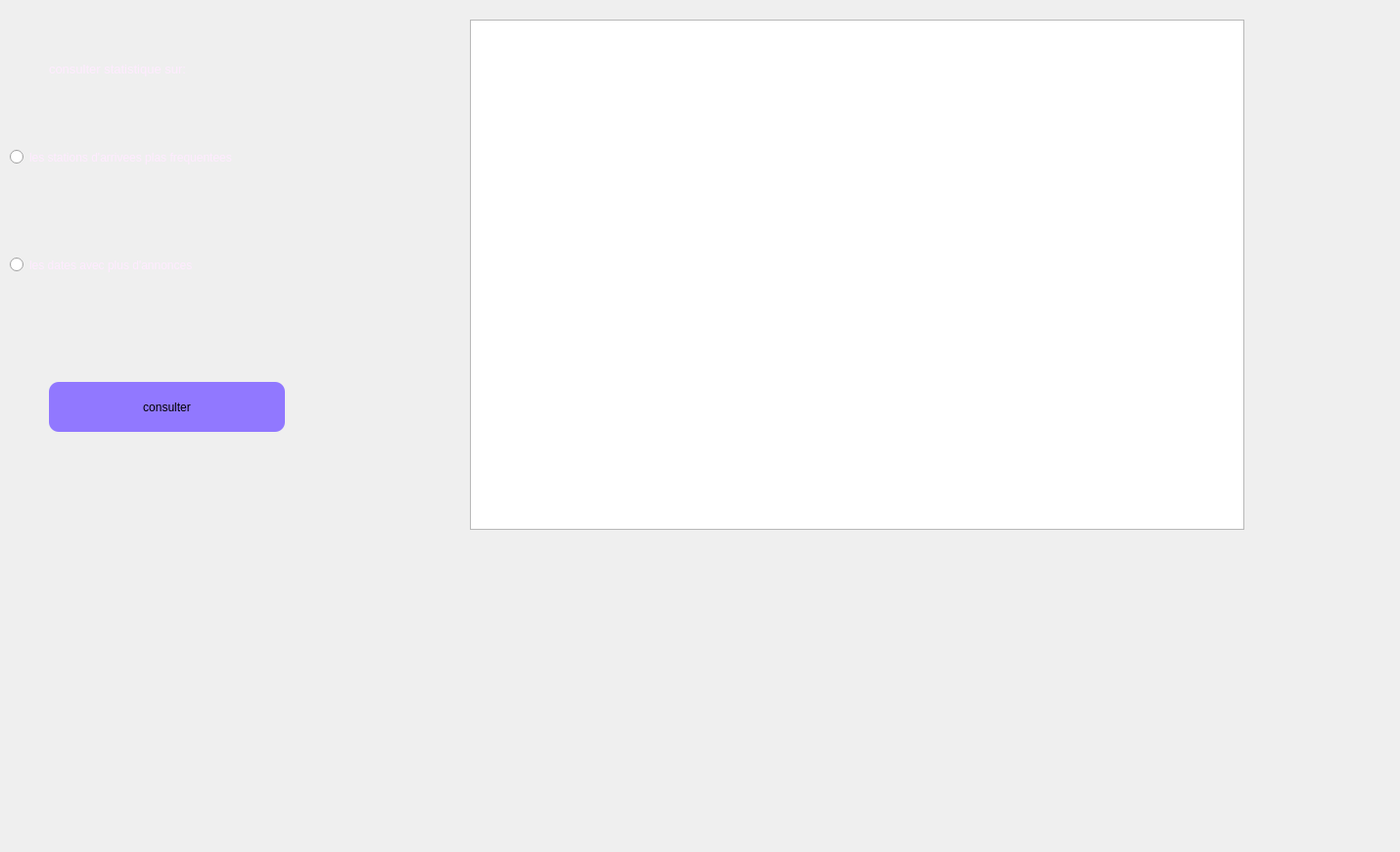
     <widget class="QWidget" name="tab_7">
      <attribute name="title">
       <string>consulter statistique</string>
      </attribute>
      <widget class="QLabel" name="label_16">
       <property name="geometry">
        <rect>
         <x>0</x>
         <y>0</y>
         <width>471</width>
         <height>321</height>
        </rect>
       </property>
       <property name="text">
        <string/>
       </property>
       <property name="pixmap">
        <pixmap>../../OneDrive/Documents/images/bg.jpg</pixmap>
       </property>
      </widget>
      <widget class="QRadioButton" name="stastat">
       <property name="geometry">
        <rect>
         <x>10</x>
         <y>120</y>
         <width>461</width>
         <height>81</height>
        </rect>
       </property>
       <property name="palette">
        <palette>
         <active>
          <colorrole role="WindowText">
           <brush brushstyle="SolidPattern">
            <color alpha="255">
             <red>255</red>
             <green>235</green>
             <blue>255</blue>
            </color>
           </brush>
          </colorrole>
         </active>
         <inactive>
          <colorrole role="WindowText">
           <brush brushstyle="SolidPattern">
            <color alpha="255">
             <red>255</red>
             <green>235</green>
             <blue>255</blue>
            </color>
           </brush>
          </colorrole>
         </inactive>
         <disabled>
          <colorrole role="WindowText">
           <brush brushstyle="SolidPattern">
            <color alpha="255">
             <red>120</red>
             <green>120</green>
             <blue>120</blue>
            </color>
           </brush>
          </colorrole>
         </disabled>
        </palette>
       </property>
       <property name="text">
        <string>les stations d'arrivees plas frequentees</string>
       </property>
      </widget>
      <widget class="QRadioButton" name="datestat">
       <property name="geometry">
        <rect>
         <x>10</x>
         <y>240</y>
         <width>391</width>
         <height>61</height>
        </rect>
       </property>
       <property name="palette">
        <palette>
         <active>
          <colorrole role="WindowText">
           <brush brushstyle="SolidPattern">
            <color alpha="255">
             <red>255</red>
             <green>235</green>
             <blue>255</blue>
            </color>
           </brush>
          </colorrole>
         </active>
         <inactive>
          <colorrole role="WindowText">
           <brush brushstyle="SolidPattern">
            <color alpha="255">
             <red>255</red>
             <green>235</green>
             <blue>255</blue>
            </color>
           </brush>
          </colorrole>
         </inactive>
         <disabled>
          <colorrole role="WindowText">
           <brush brushstyle="SolidPattern">
            <color alpha="255">
             <red>120</red>
             <green>120</green>
             <blue>120</blue>
            </color>
           </brush>
          </colorrole>
         </disabled>
        </palette>
       </property>
       <property name="text">
        <string>les dates avec plus d'annonces</string>
       </property>
      </widget>
      <widget class="QLabel" name="label_59">
       <property name="geometry">
        <rect>
         <x>50</x>
         <y>50</y>
         <width>331</width>
         <height>41</height>
        </rect>
       </property>
       <property name="palette">
        <palette>
         <active>
          <colorrole role="WindowText">
           <brush brushstyle="SolidPattern">
            <color alpha="255">
             <red>255</red>
             <green>235</green>
             <blue>255</blue>
            </color>
           </brush>
          </colorrole>
         </active>
         <inactive>
          <colorrole role="WindowText">
           <brush brushstyle="SolidPattern">
            <color alpha="255">
             <red>255</red>
             <green>235</green>
             <blue>255</blue>
            </color>
           </brush>
          </colorrole>
         </inactive>
         <disabled>
          <colorrole role="WindowText">
           <brush brushstyle="SolidPattern">
            <color alpha="255">
             <red>120</red>
             <green>120</green>
             <blue>120</blue>
            </color>
           </brush>
          </colorrole>
         </disabled>
        </palette>
       </property>
       <property name="text">
        <string>&lt;html&gt;&lt;head/&gt;&lt;body&gt;&lt;p&gt;&lt;span style=&quot; font-size:10pt;&quot;&gt;consulter statistique sur:&lt;/span&gt;&lt;/p&gt;&lt;/body&gt;&lt;/html&gt;</string>
       </property>
      </widget>
      <widget class="QTableView" name="tabstatan">
       <property name="geometry">
        <rect>
         <x>480</x>
         <y>20</y>
         <width>791</width>
         <height>521</height>
        </rect>
       </property>
      </widget>
      <widget class="QPushButton" name="consulterstatan">
       <property name="geometry">
        <rect>
         <x>50</x>
         <y>390</y>
         <width>241</width>
         <height>51</height>
        </rect>
       </property>
       <property name="cursor">
        <cursorShape>PointingHandCursor</cursorShape>
       </property>
       <property name="styleSheet">
        <string notr="true">background-color: rgb(0, 0, 255);
background-color: rgb(145, 120, 255);
border-radius: 10px;</string>
       </property>
       <property name="text">
        <string>consulter</string>
       </property>
      </widget>
      <widget class="QLabel" name="label_37">
       <property name="geometry">
        <rect>
         <x>-10</x>
         <y>-10</y>
         <width>1421</width>
         <height>861</height>
        </rect>
       </property>
       <property name="text">
        <string/>
       </property>
       <property name="pixmap">
        <pixmap>../images/bg.v1.jpg</pixmap>
       </property>
      </widget>
      <widget class="QLabel" name="label_62">
       <property name="geometry">
        <rect>
         <x>0</x>
         <y>0</y>
         <width>1321</width>
         <height>731</height>
        </rect>
       </property>
       <property name="text">
        <string/>
       </property>
       <property name="pixmap">
        <pixmap>../../Downloads/back.png</pixmap>
       </property>
      </widget>
      <zorder>label_62</zorder>
      <zorder>label_37</zorder>
      <zorder>label_16</zorder>
      <zorder>stastat</zorder>
      <zorder>datestat</zorder>
      <zorder>label_59</zorder>
      <zorder>tabstatan</zorder>
      <zorder>consulterstatan</zorder>
     </widget>
